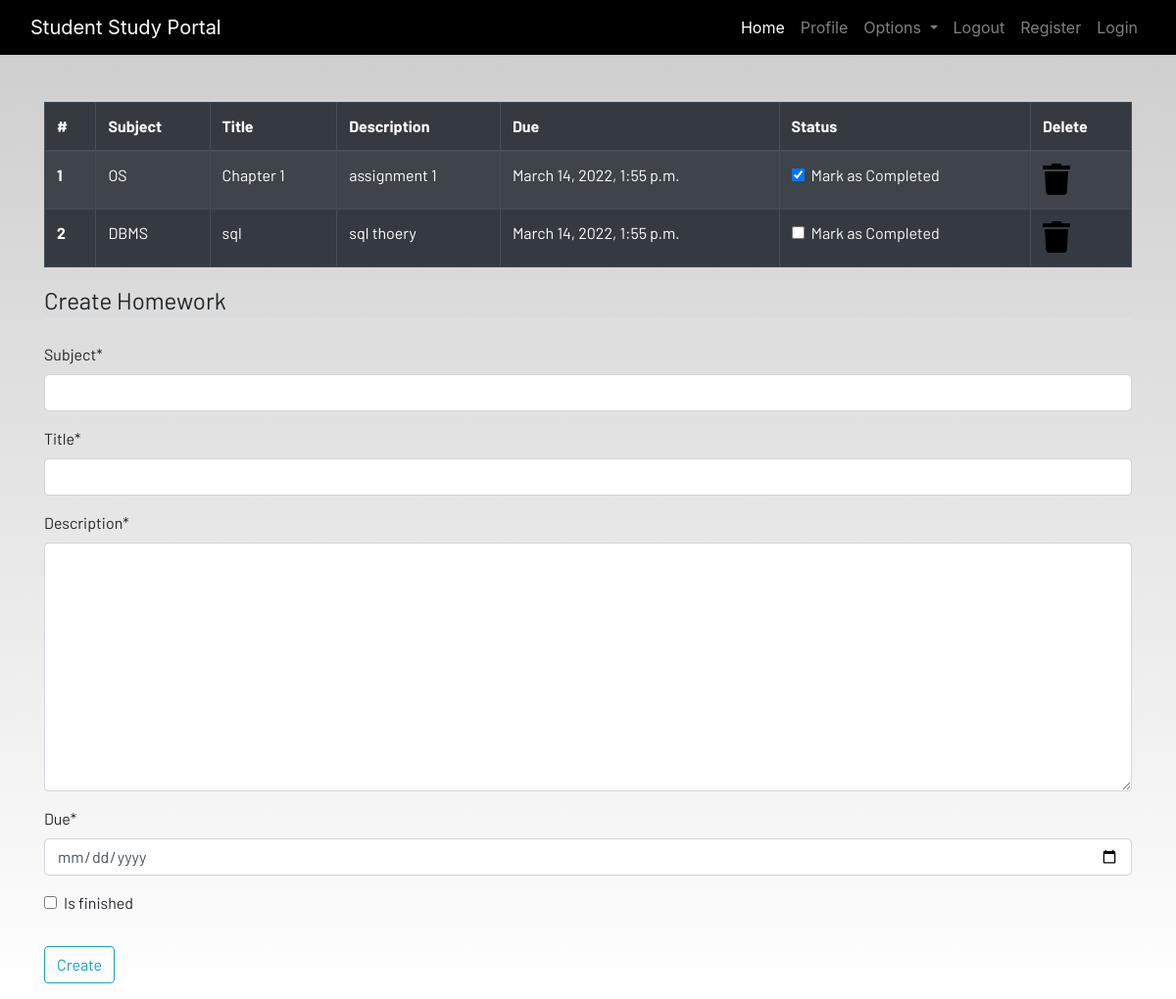
/homework (signed in), run on an earlier commit of the app's database.
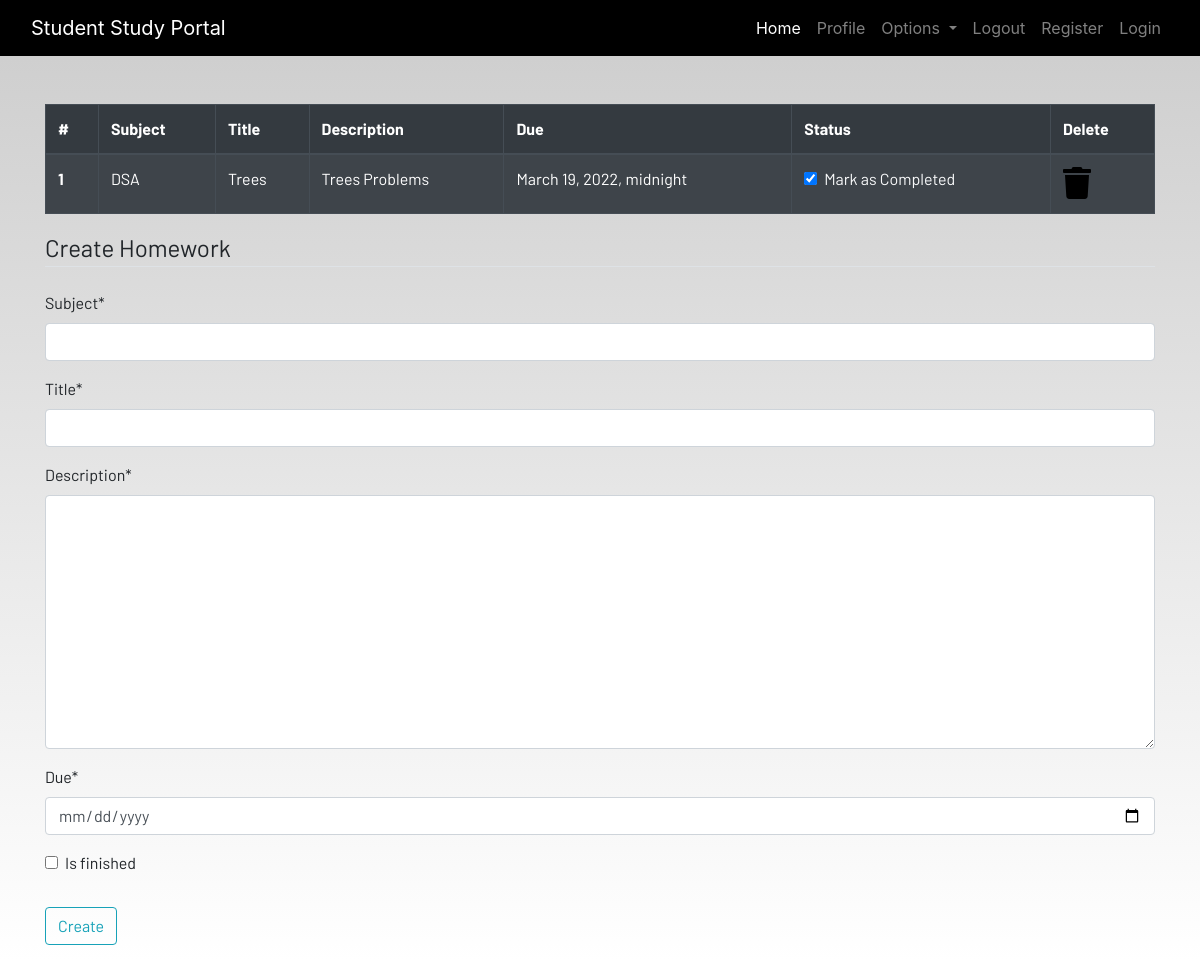
And on a later commit of the database.
### dashboard/models.py (models this page shows, shortened)
class Homework(models.Model):
    user = models.ForeignKey(User, on_delete=models.CASCADE)
    subject = models.CharField(max_length=50)
    title = models.CharField(max_length=100)
    description = models.TextField()
    due = models.DateTimeField()
    is_finished = models.BooleanField(default=False)

### dashboard/views.py (the view)
# urls.py: path('homework', views.homework, name='homework'),
def homework(request):
    if request.method == 'POST':
        form = HomeworkForm(request.POST)
        if form.is_valid:
            try:
                finished = request.POST['is_finished']
                if finished == 'on':
                    finished = True
                else:
                    finished = False
            except:
                finished = False
            homeworks = Homework(
                user = request.user,
                subject = request.POST['subject'],
                title = request.POST['title'],
                description = request.POST['description'],
                due = request.POST['due'],
                is_finished = finished
            )
            homeworks.save()
            messages.success(request, f'Homework added from {request.user.username}!!')
    else:
            form = HomeworkForm()
    homework = Homework.objects.filter(user=request.user)
    if len(homework) == 0:
        homework_done = True
    else:
        homework_done = False
    context = {'homeworks':homework, 'homeworks_done':homework_done, 'form':form}
    return render(request, 'dashboard/homework.html', context)

### dashboard/forms.py
class HomeworkForm(forms.ModelForm):
    class Meta:
        model = Homework
        widgets = {'due': DateInput()}
        fields = ['subject', 'title', 'description', 'due', 'is_finished']

### dashboard/templates/dashboard/homework.html (shortened to what this page needs)
{% extends 'dashboard/base.html' %}
{% load static %}
{% load crispy_forms_tags %}
{% block content %}
<div class="container">
    {% if not homework_done %}
    <table class="table table-striped table-bordered table-hover table-dark">
        <thead>
            <tr>
                <th scope="col">#</th>
                <th scope="col">Subject</th>
                <th scope="col">Title</th>
                <th scope="col">Description</th>
                <th scope="col">Due</th>
                <th scope="col">Status</th>
                <th scope="col">Delete</th>
            </tr>
        </thead>
        <tbody>
            {% for homework in homeworks %}
            <tr>
                <th scope="row">{{forloop.counter}}</th>
                <td>{{homework.subject}}</td>
                <td>{{homework.title}}</td>
                <td>{{homework.description}}</td>
                <td>{{homework.due}}</td>
                <td>
                    <a href="{% url 'update-homework' homework.id %}">
                        <div class="form-check">
                            {% if homework.is_finished == True %}
                            <input class="form-check-input" type="checkbox" value="" checked>
                            {% else %}
                            <input class="form-check-input" type="checkbox" value="">
                            {% endif %}
                            <label class="form-check-label text-light" for="flexCheckDefault">
                                Mark as Completed
                            </label>
                        </div>
                    </a>
                </td>
                <td><a href="{% url 'delete-homework' homework.id %}"><i class="fa fa-trash fa-2x"></i></a></td>
            </tr>
            {% endfor %}
        </tbody>
    </table>
    {% else %}
    <h4>All homeworks are completed!! Create to have more!!</h4>
{% endif %}
</div>
<div class=" container">
    <form method="POST">
        <fieldset class="form-group">
            <legend class="border-bottom mb-4">Create Homework</legend>
            {{form|crispy}}
        </fieldset>
        <div class="form-group">
            <button href="" class="btn btn-outline-info" type="submit">
                Create
            </button>
        </div>
    </form>
</div>
{% endblock content %}

### dashboard/templates/dashboard/base.html (shortened to what this page needs)
<!DOCTYPE html>
{% load static %}
<html lang="en">
<head>
  <link rel="stylesheet" href="https://stackpath.bootstrapcdn.com/bootstrap/4.3.1/css/bootstrap.min.css"
 />
  <link rel="stylesheet" href="https://use.fontawesome.com/releases/v5.7.2/css/all.css"
 />
  <link rel="stylesheet" href="{% static 'css/main.css' %}" />
</head>
<body>
  <header>
    <nav class="navbar navbar-expand-lg navbar-dark bg-dark">
      <div class="container-fluid">
        <a class="navbar-brand" href="#">Student Study Portal</a>
        <div class="collapse navbar-collapse justify-content-end" id="navbarSupportedContent">
          <ul class="navbar-nav mb-2 mb-lg-0">
            <li class="nav-item">
              <a class="nav-link active" aria-current="page" href="#">Home</a>
            </li>
            <li class="nav-item">
              <a class="nav-link" href="#">Profile</a>
            </li>
            <li class="nav-item dropdown">
              <a class="nav-link dropdown-toggle" href="#" id="navbarDropdown" role="button" data-toggle="dropdown"
                aria-haspopup="true" aria-expanded="false">
                Options
              </a>
            </li>
            <li class="nav-item">
              <a class="nav-link" href="#">Logout</a>
            </li>
            <li class="nav-item">
              <a class="nav-link" href="#">Register</a>
            </li>
            <li class="nav-item">
              <a class="nav-link" href="#">Login</a>
            </li>
          </ul>
        </div>
      </div>
    </nav>
  </header>
  <br /><br />
  <main>
    {% block content %}
    {% endblock content %}
  </main>
</body>
</html>

### static/css/main.css (style rules this page uses)
html { scroll-behavior: smooth; height: 100%; width: 100%; }
main { font-family: Barlow, Quicksand, Rubik, sans-serif, serif, 'Times New Roman', Times, serif !important; }
.navbar { background-color: rgb(0, 0, 0) !important; }
a { text-decoration: none !important; color: black; }
html, body { max-width: 100%; overflow-x: hidden; height: 100%; width: 100%; }
body { background: linear-gradient(rgba(0, 0, 0, 0.2), rgba(255, 255, 255, 0.5)); overflow-x: hidden; background-repeat: no-repeat; }
.fa { color: black; }

What changed in the data, as far as the page shows it:
removed Homework: subject "OS", title "Chapter 1", description "assignment 1", due "March 14, 2022, 1:55 p.m."
removed Homework: subject "DBMS", title "sql", description "sql thoery", due "March 14, 2022, 1:55 p.m."
added Homework: subject "DSA", title "Trees", description "Trees Problems", due "March 19, 2022, midnight"
